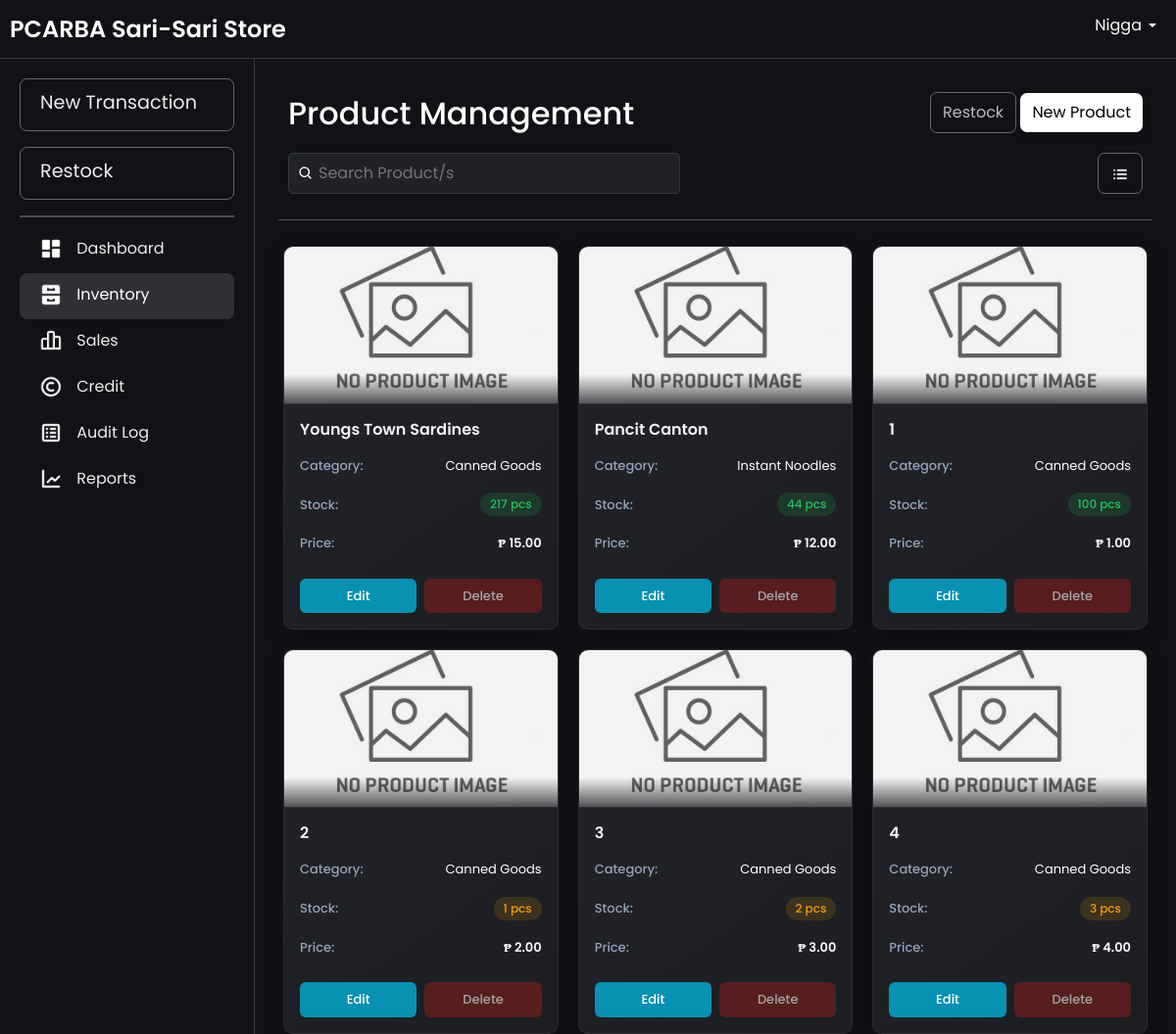
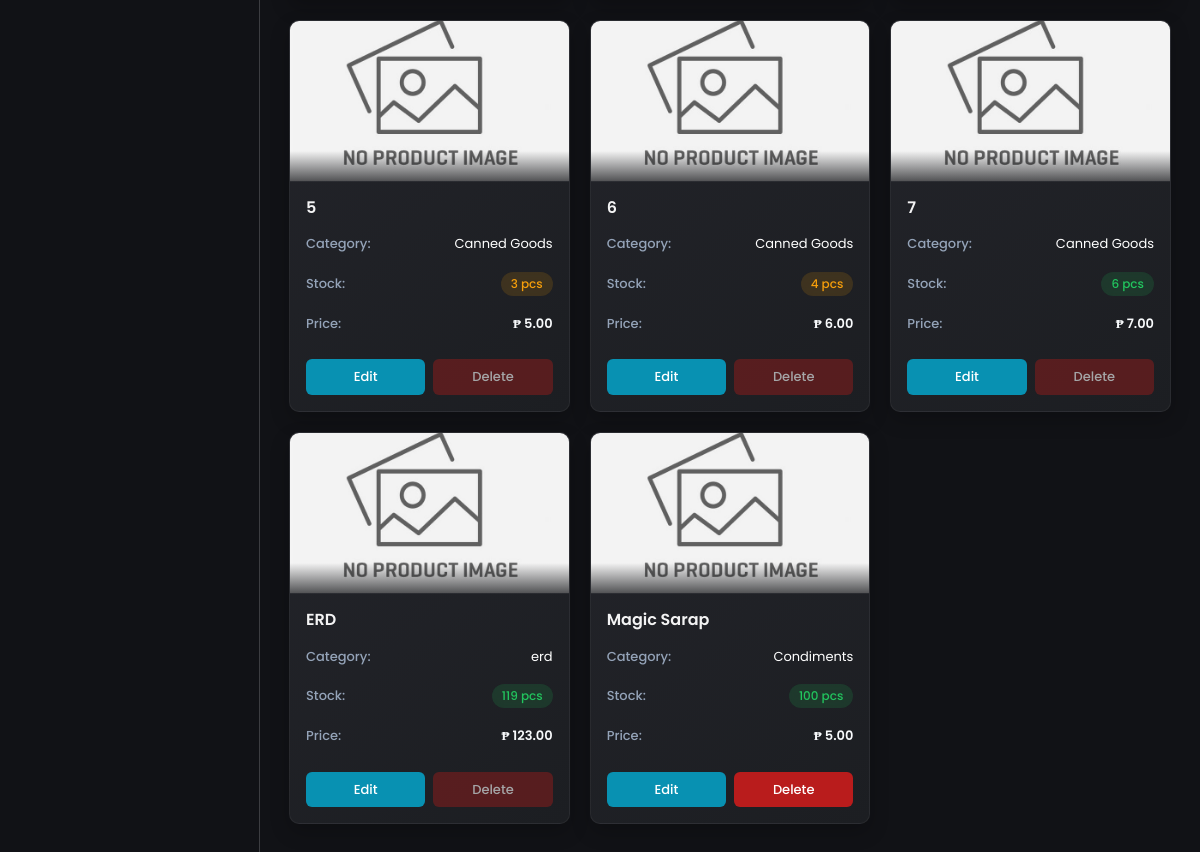
Page /grid.php (signed in) on the earlier database version (2 pictures, top to bottom).
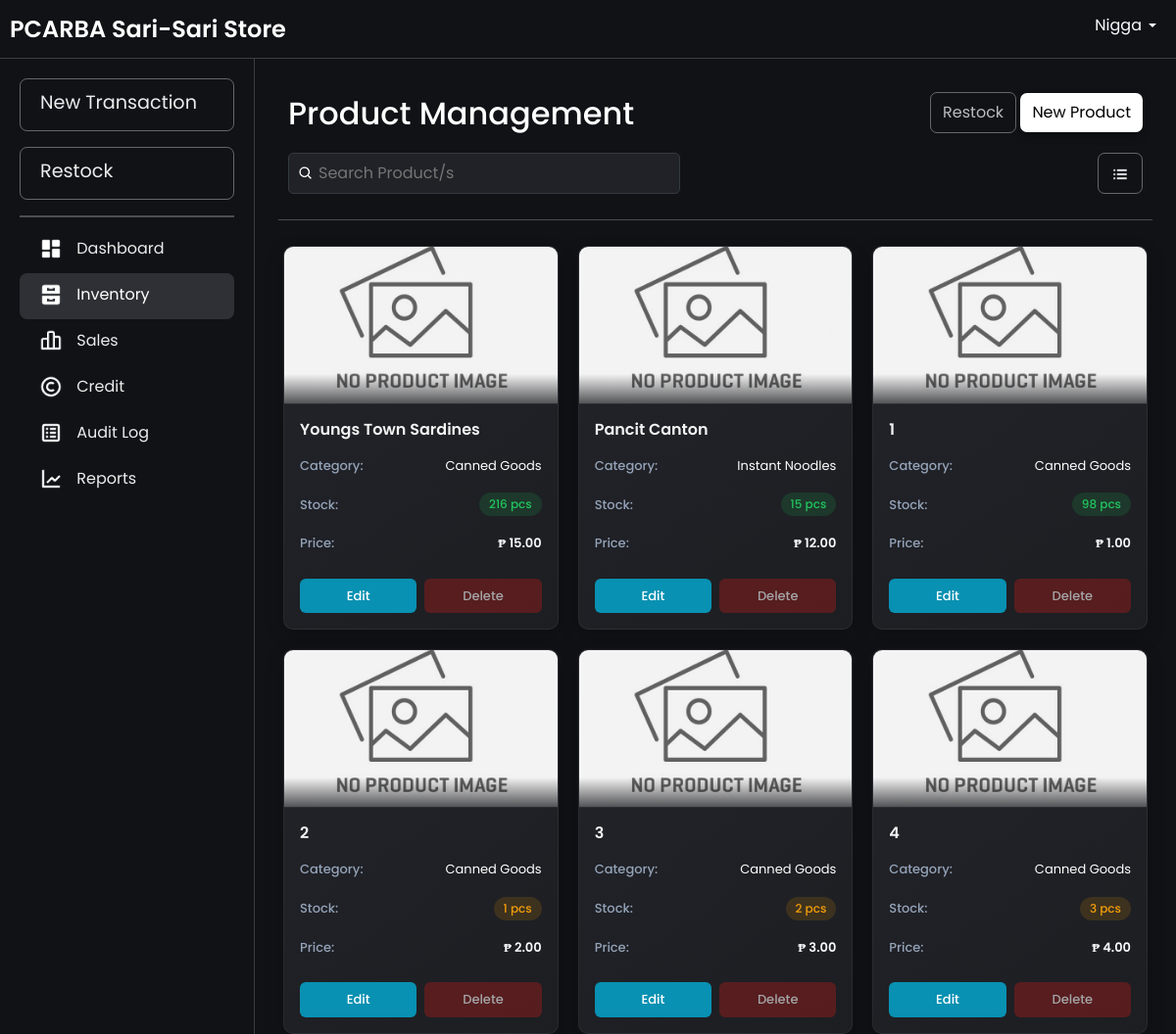
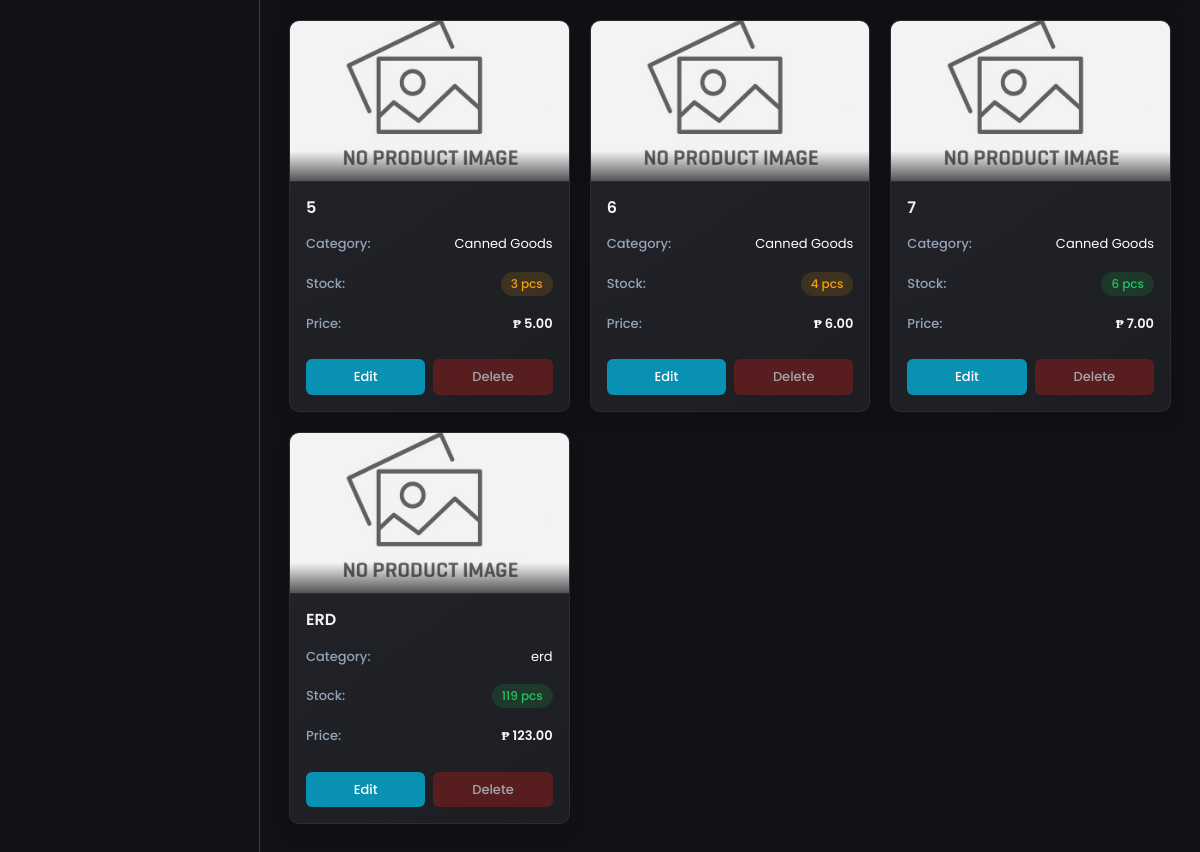
Same page on the later database version (2 pictures, top to bottom).
### tables this page shows
CREATE TABLE `products` (
  `productId` int(11) NOT NULL AUTO_INCREMENT,
  `productName` varchar(100) NOT NULL,
  `productCategory` varchar(100) NOT NULL,
  `unitPrice` decimal(10,2) NOT NULL,
  `categoryId` int(11) NOT NULL,
  `unit` enum('pcs','kg','L','pack','mL','doz','m') NOT NULL DEFAULT 'pcs',
  `imagePath` varchar(255) DEFAULT NULL,
  PRIMARY KEY (`productId`),
  KEY `categories_products` (`categoryId`),
  CONSTRAINT `categories_products` FOREIGN KEY (`categoryId`) REFERENCES `categories` (`categoryId`)
);

CREATE TABLE `categories` (
  `categoryId` int(11) NOT NULL AUTO_INCREMENT,
  `categoryName` varchar(40) DEFAULT NULL,
  PRIMARY KEY (`categoryId`)
);

### grid.php (the view, shortened to what this page needs)
<?php
include 'db.php';
function isProductReferencedInSaleItem($conn, $productId)
{
    $query = "SELECT COUNT(*) as count FROM sale_item WHERE productId = ?";
    $stmt = $conn->prepare($query);
    $stmt->bind_param("i", $productId);
    $stmt->execute();
    $result = $stmt->get_result();
    $row = $result->fetch_assoc();
    return $row['count'] > 0;
}
$query = "
    SELECT
        p.productId,
        p.productName,
        c.categoryName AS productCategory,
        p.unitPrice,
        COALESCE(SUM(b.quantity), 0) AS totalStock,
        p.unit,
        p.imagePath as image
    FROM
        products p
    LEFT JOIN
        batchItem b ON p.productId = b.productId
    LEFT JOIN
        categories c ON p.categoryId = c.categoryId
    GROUP BY
        p.productId, p.productName, c.categoryName, p.unitPrice, p.unit, p.imagePath
";
$result = $conn->query($query);
$products = $result->fetch_all(MYSQLI_ASSOC);
?>
<!DOCTYPE html>
<html lang="en">
<head>
    <link href="css/bootstrap.min.css" rel="stylesheet">
    <link rel="stylesheet" href="css/layer1.css">
    <link rel="stylesheet" href="css/inventory.css">
</head>
<body>
    <?php include 'navbar.php'; ?>
    <div class="main-content">
        <div class="container">
            <div class="header-container">
                <h2>Product Management</h2>
                <div class="button">
                    <a href="restock.php" class="restock-button">Restock</a>
                    <a href="insertProduct.php" class="button-product">New Product</a>
                </div>
                <div class="search-container">
                    <div class="search-wrapper">
                        <img src="images/search-icon.png" alt="Search" class="search-icon">
                        <input type="text" id="searchBar" placeholder="Search Product/s" onkeyup="filterProducts(); toggleClearIcon();">
                    </div>
                    <div class="toggle-container">
                        <a title="Table View" href="inventory.php" class="grid-button">
                            <img src="images/table-mode.png" alt="Table Mode" style="width: 20px; height: 20px;">
                        </a>
                    </div>
                </div>
            </div>
            <hr>
            <div class="view product-grid wwfade-in">
                <?php foreach ($products as $product) {
                    $stockClass = '';
                    $stockText = '';
                    if ($product['totalStock'] == 0) {
                        $stockClass = 'stock-out';
                        $stockText = 'Out of Stock';
                    } elseif ($product['totalStock'] < 5) {
                        $stockClass = 'stock-low';
                        $stockText = htmlspecialchars($product['totalStock']) . (isset($product['unit']) ? ' ' . htmlspecialchars($product['unit']) : '');
                    } else {
                        $stockClass = 'stock-good';
                        $stockText = htmlspecialchars($product['totalStock']) . (isset($product['unit']) ? ' ' . htmlspecialchars($product['unit']) : '');
                    }
                    $imagePath = 'images/no-image.png';
                    if (isset($product['image']) && !empty($product['image'])) {
                        $imagePath = $product['image'];
                        if (!file_exists($imagePath)) {
                            $imagePath = 'images/no-image.png';
                        }
                    }
                    $isReferenced = isProductReferencedInSaleItem($conn, $product['productId']);
                ?>
                    <div class="product-card">
                        <div class="product-image">
                            <img src="<?php echo htmlspecialchars($imagePath); ?>" alt="<?php echo htmlspecialchars($product['productName']); ?>" onerror="this.src='images/no-image.png'">
                        </div>
                        <div class="product-info">
                            <h3 class="product-name"><?php echo htmlspecialchars($product['productName']); ?></h3>
                            <div class="product-detail">
                                <span class="detail-label">Category:</span>
                                <span><?php echo htmlspecialchars($product['productCategory']); ?></span>
                            </div>
                            <div class="product-detail">
                                <span class="detail-label">Stock:</span>
                                <span class="<?php echo $stockClass; ?>"><?php echo $stockText; ?></span>
                            </div>
                            <div class="product-detail">
                                <span class="detail-label">Price:</span>
                                <span class="product-price">₱ <?php echo number_format($product['unitPrice'], 2); ?></span>
                            </div>
                            <div class="card-actions">
                                <a href="editProduct.php?productName=<?php echo urlencode($product['productName']); ?>" class="action-button edit-button">Edit</a>
                                <form method="post" style="display:inline; flex: 1;" onsubmit="return confirmDelete()">
                                    <button type="submit" name="delete_product" class="action-button delete-button" <?php echo $isReferenced ? 'disabled' : ''; ?> style="width: 100%;">Delete</button>
                                </form>
                            </div>
                        </div>
                    </div>
                <?php } ?>
            </div>
        </div>
    </div>
</body>
</html>

### navbar.php (shortened to what this page needs)
<?php
$current_page = basename($_SERVER['PHP_SELF']);
if (!function_exists('isActiveGroup')) {
    function isActiveGroup($page, $group_pages) {
        return in_array($page, $group_pages);
    }
}
$inventory_group = ['inventory.php', 'grid.php', 'editProduct.php', 'insertProduct.php'];
$transaction_group = ['transaction.php', 'addSale.php', 'addCredit.php'];
$sales_group = ['sales.php', 'sale_details.php'];
$credit_group = ['credit.php', 'credit_details.php'];
?>
<!DOCTYPE html>
<html lang="en">
<head>
    <link rel="stylesheet" href="css/bootstrap.min.css">
    <link rel="stylesheet" href="css/layer1.css">
</head>
<body>
    <nav class="navbar navbar-expand-lg navbar-dark navbar-fixed-top">
        <div class="navbar1">
            <a class="navbar-brand" href="dashboard.php">PCARBA Sari-Sari Store</a>
        </div>
        <div class="navbar2">
            <div class="ms-auto">
                <div class="dropdown">
                    <a class="nav-link dropdown-toggle" href="" role="button" data-bs-toggle="dropdown" aria-expanded="false">
                        <?php echo $_SESSION['username']; ?>
                    </a>
                </div>
            </div>
        </div>
    </nav>
    <div class="sidebar sidebar-open">
        <a href="transaction.php" class="sidebar-link sidebar-record-sale <?php echo isActiveGroup($current_page, $transaction_group) ? 'active' : ''; ?>">New Transaction</a>
        <a href="restock.php" class="sidebar-link sidebar-restock <?php echo $current_page == 'restock.php' ? 'active' : ''; ?>">Restock</a>
        <hr>
        <a href="dashboard.php" class="<?php echo $current_page == 'dashboard.php' ? 'active' : ''; ?>">
            <img src="images/<?php echo $current_page == 'dashboard.php' ? 'DB.png' : 'DB.png'; ?>" alt="Dashboard">&nbsp;Dashboard
        </a>
        <a href="inventory.php" class="<?php echo isActiveGroup($current_page, $inventory_group) ? 'active' : ''; ?>">
            <img src="images/<?php echo isActiveGroup($current_page, $inventory_group) ? 'cabinet_active.png' : 'cabinet.png'; ?>" alt="Inventory">&nbsp;Inventory
        </a>
        <a href="sales.php" class="<?php echo isActiveGroup($current_page, $sales_group) ? 'active' : ''; ?>">
            <img src="images/<?php echo isActiveGroup($current_page, $sales_group) ? 'barsales_active.png' : 'barsales.png'; ?>" alt="Sales">&nbsp;Sales
        </a>
        <a href="credit.php" class="<?php echo isActiveGroup($current_page, $credit_group) ? 'active' : ''; ?>">
            <img src="images/<?php echo isActiveGroup($current_page, $credit_group) ? 'credits-active.png' : 'credits.png'; ?>" alt="Credits">&nbsp;Credit
        </a>
        <a href="audit_logs.php" class="<?php echo $current_page == 'audit_logs.php' ? 'active' : ''; ?>">
            <img src="images/<?php echo $current_page == 'audit_logs.php' ? 'auditlogs-active.png' : 'auditlogs.png'; ?>" alt="Audit Logs">&nbsp;Audit Log
        </a>
        <a href="reports.php" class="<?php echo $current_page == 'reports.php' ? 'active' : ''; ?>">
            <img src="images/<?php echo $current_page == 'reports.php' ? 'reports.png' : 'reports.png'; ?>" alt="reports">&nbsp;Reports
        </a>
    </div>
    <div class="overlay" onclick="toggleSidebar()"></div>
</body>
</html>

### css/layer1.css (style rules this page uses)
body { background-color: rgb(17, 18, 22); font-family: "Poppins", serif; color: white; }

### css/inventory.css (style rules this page uses)
.search-container { margin-top: 10px; display: flex; justify-content: space-between; align-items: center; gap: 10px; position: relative; width: 100%; }
.header-container { display: flex; align-items: center; flex-wrap: wrap; flex-direction: row; justify-content: space-between; position: relative; padding: 10px; }
.search-wrapper { display: flex; align-items: center; position: relative; width: 100%; max-width: 400px; }
.search-wrapper .search-icon { position: absolute; left: 10px; width: 16px; height: 16px; }
.search-wrapper input { padding: 8px 8px 8px 30px; width: 100%; border-radius: 5px; border: 1px solid #333942; background-color: rgba(33, 34, 39, 255); color: #f7f7f8; }
.restock-button { display: inline-block; padding: 8px 12px; background: transparent; color: rgb(187, 188, 190); text-decoration: none; border-radius: 7px; border: 0.5px solid rgba(187, 188, 190, 0.5); transition: border-color 0.3s, color 0.3s; margin-bottom: 10px; }
.button-product { background: transparent; display: inline-block; padding: 8px 12px; background-color: rgb(255, 255, 255); color: #000; text-decoration: none; border-radius: 7px; box-shadow: 0 4px 8px rgba(0, 0, 0, 0.26); transition: all 0.3s ease; margin-bottom: 10px; }
.main-content { padding: 10px; height: 100vh; }
.stock-low { color: orange; }
.stock-good { color: limegreen; }

### navbar.php (style rules this page uses)
html, body { margin: 0; padding: 0; width: 100%; height: 100%; overflow-x: hidden; }
body { display: grid; grid-template-rows: 60px 1fr; grid-template-columns: 260px 1fr; height: 100vh; overflow: hidden; margin: 0; }
.navbar-fixed-top { position: fixed; top: 0; left: 0; right: 0; display: flex; justify-content: space-between; align-items: center; height: 60px; padding: 0 10px; background-color: rgb(17, 18, 22); border-bottom: 0.25px solid rgba(187, 188, 190, 0.25); z-index: 1000; }
.navbar1 { display: flex; align-items: center; }
.navbar2 { display: flex; align-items: center; }
.dropdown { margin-left: 20px; padding: 10px; }
.sidebar { position: fixed; top: 60px; left: 0; bottom: 0; width: 260px; background-color: rgb(17, 18, 22); padding-top: 20px; border-right: 0.25px solid rgba(187, 188, 190, 0.25); overflow-y: auto; transition: transform 0.3s ease-in-out; z-index: 999; }
.sidebar a { margin-left: 20px; margin-right: 20px; display: flex; align-items: center; padding: 13px 20px; padding-top: 10px; color: rgba(255, 255, 255, 0.92); text-decoration: none; border-radius: 7.5px; transition: background 0.3s, color 0.3s; }
.sidebar a.active { background-color: rgba(187, 194, 209, 0.17); color: #fff; }
.sidebar-record-sale { font-size: 1.2rem; padding: 15px 25px; background: transparent; border: 0.5px solid rgba(187, 188, 190, 0.5); transition: border-color 0.3s, color 0.3s; margin-bottom: 16px; }
.sidebar-restock { display: block; font-size: 1.2rem; padding: 15px 25px; background: transparent; border: 0.5px solid rgba(187, 188, 190, 0.5); transition: border-color 0.3s, color 0.3s; margin-bottom: 16px; }
.main-content { grid-row: 2 / -1; grid-column: 2 / -1; padding: 24px 24px; overflow-y: auto; transition: margin-left 0.3s; margin: 0; }
.container { max-width: 100vw !important; width: 100%; padding: 0; margin: 0 auto; }
.navbar-brand { display: none !important; }
@media (min-width: 1025px) { .sidebar { display: block !important; transform: translateX(0) !important; } }
@media (min-width: 1025px) { .navbar-brand { display: block !important; } }
.navbar-brand { font-family: 'Poppins', sans-serif; font-weight: 600; font-size: 1.5rem; margin-right: 20px; white-space: nowrap; overflow: visible; text-overflow: clip; max-width: none; }
.dropdown-toggle { position: relative; white-space: nowrap; overflow: hidden; text-overflow: ellipsis; max-width: 100px; display: inline-block; padding-right: 15px !important; }
.dropdown-toggle::after { position: absolute; right: 0; top: 50%; transform: translateY(-50%); }
.sidebar hr { border: 1px solid rgb(255, 255, 255); margin: 10px 20px; }
.sidebar a img { width: 24px; height: 24px; margin-right: 10px; }

Differences in the rows shown:
removed products: productName "Magic Sarap", categoryId.categoryName "Condiments", stockText "100 pcs", unitPrice "5.00"
computed for products "Youngs Town Sardines": stockText "217 pcs" → "216 pcs"
computed for products "Pancit Canton": stockText "44 pcs" → "15 pcs"
computed for products (number 3 of 10 on the later page): stockText "100 pcs" → "98 pcs"
